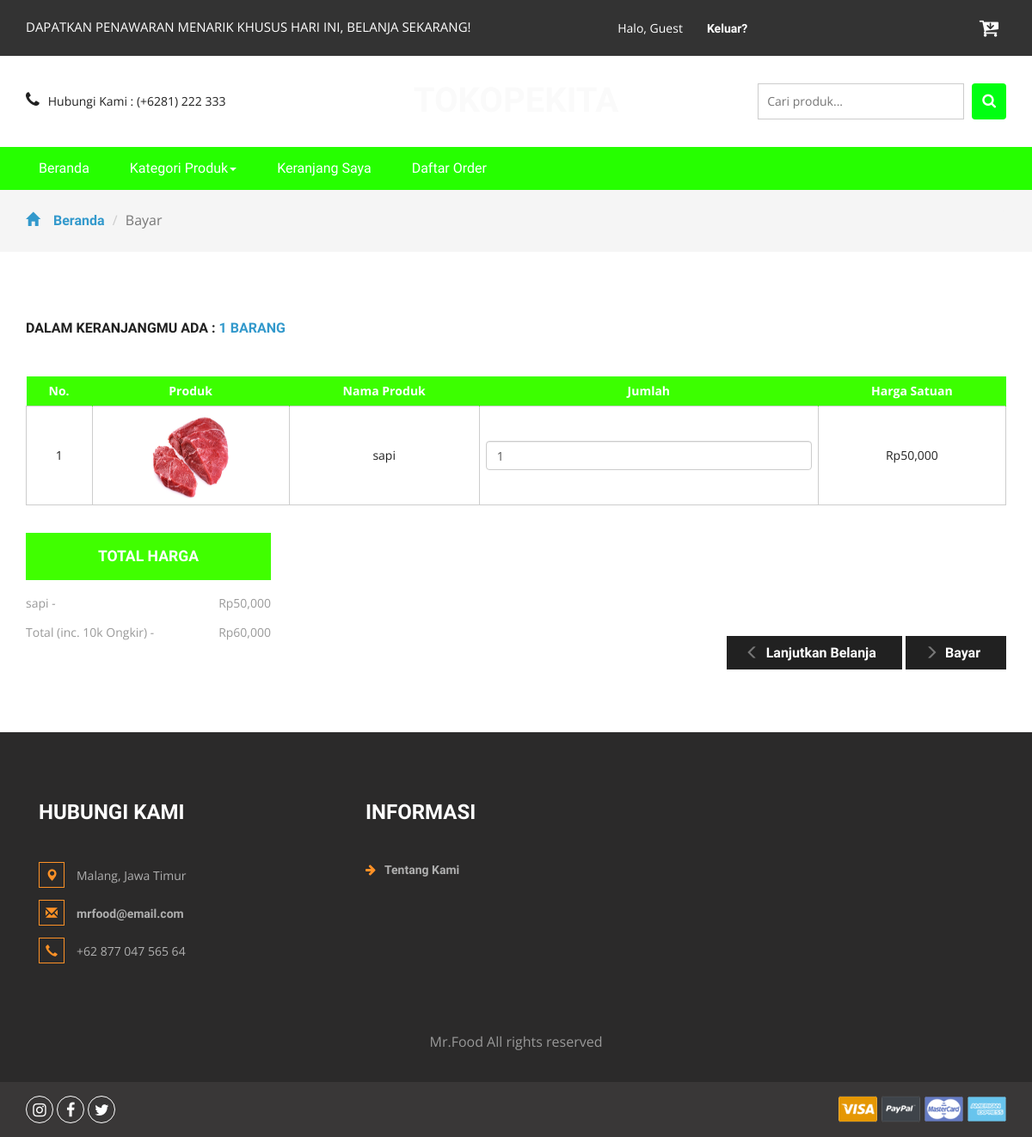
The page /order.php?id=169D99jYkky4. (signed in) on the database as committed earlier.
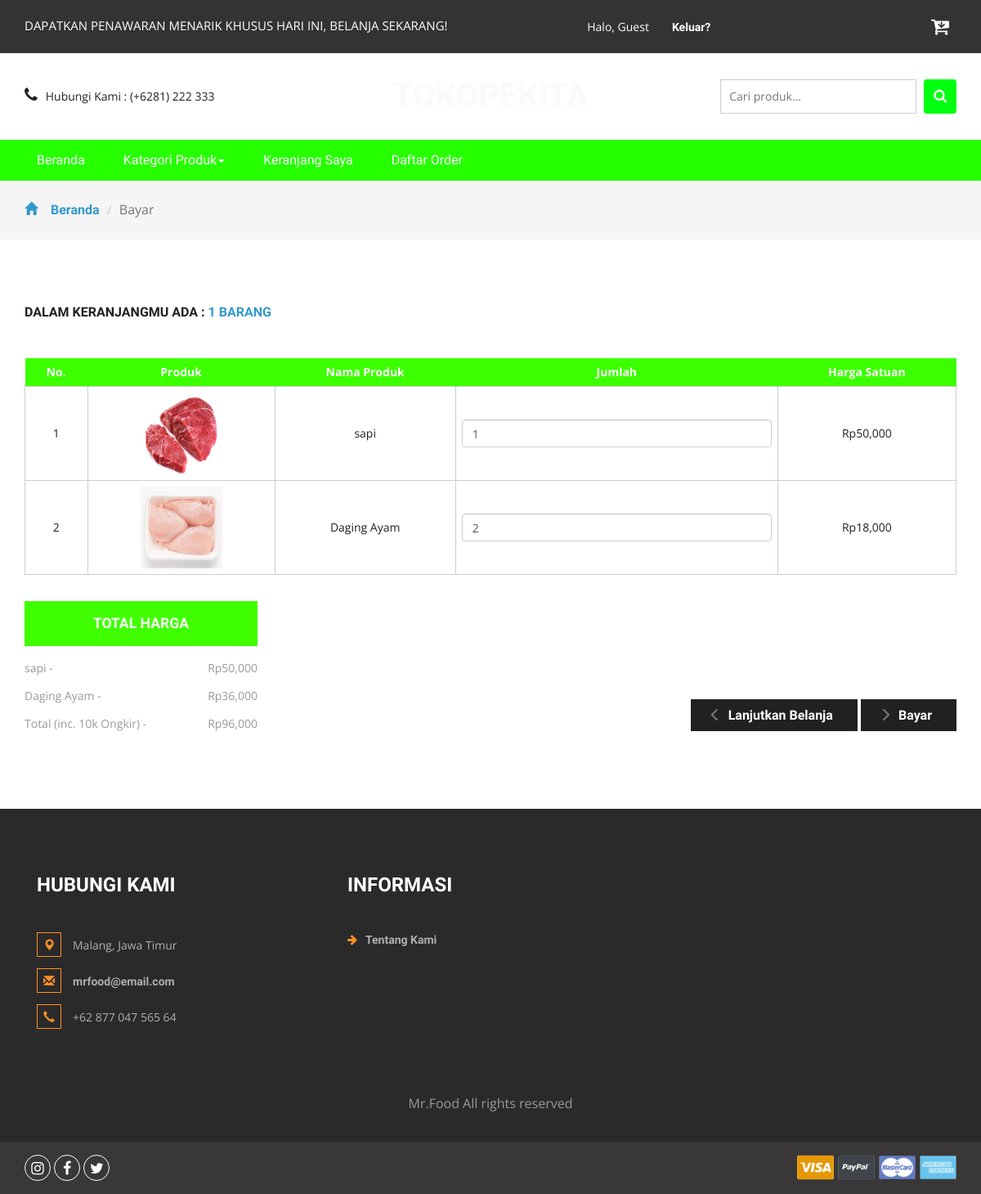
The same page on the database as committed later.
### tables this page shows
CREATE TABLE `detailorder` (
  `detailid` int(11) NOT NULL,
  `orderid` varchar(100) NOT NULL,
  `idproduk` int(11) NOT NULL,
  `qty` int(11) NOT NULL
);

CREATE TABLE `produk` (
  `idproduk` int(11) NOT NULL,
  `idkategori` int(11) NOT NULL,
  `namaproduk` varchar(30) NOT NULL,
  `gambar` varchar(100) NOT NULL,
  `deskripsi` varchar(200) NOT NULL,
  `rate` int(11) NOT NULL,
  `hargabefore` int(11) NOT NULL,
  `hargaafter` int(11) NOT NULL,
  `tgldibuat` timestamp NOT NULL DEFAULT current_timestamp(),
  `stok` int(11) NOT NULL
);

### order.php (the view, shortened to what this page needs)
<?php
include 'dbconnect.php';
$idorder = $_GET['id'];
	$uid = $_SESSION['id'];
	$caricart = mysqli_query($conn,"select * from cart where userid='$uid' and status='Cart'");
	$fetc = mysqli_fetch_array($caricart);
	$orderidd = $fetc['orderid'];
	$itungtrans = mysqli_query($conn,"select count(detailid) as jumlahtrans from detailorder where orderid='$orderidd'");
	$itungtrans2 = mysqli_fetch_assoc($itungtrans);
	$itungtrans3 = $itungtrans2['jumlahtrans'];
?>
<!DOCTYPE html>
<html>
<head>
<link href="css/bootstrap.css" rel="stylesheet" type="text/css" media="all" />
<link href="css/style.css" rel="stylesheet" type="text/css" media="all" />
<link href="css/font-awesome.css" rel="stylesheet">
</head>
<body>
	<div class="agileits_header">
		<div class="container">
			<div class="w3l_offers">
				<p>DAPATKAN PENAWARAN MENARIK KHUSUS HARI INI, BELANJA SEKARANG!</p>
			</div>
			<div class="agile-login">
				<ul>
				<?php
				if(!isset($_SESSION['log'])){
					echo '
					<li><a href="registered.php"> Daftar</a></li>
					<li><a href="login.php">Masuk</a></li>
					';
				} else {
					if($_SESSION['role']=='Member'){
					echo '
					<li style="color:white">Halo, '.$_SESSION["name"].'
					<li><a href="logout.php">Keluar?</a></li>
					';
					} else {
					echo '
					<li style="color:white">Halo, '.$_SESSION["name"].'
					<li><a href="admin">Admin Panel</a></li>
					<li><a href="logout.php">Keluar?</a></li>
					';
					};
				}
				?>
				</ul>
			</div>
			<div class="product_list_header">
					<a href="cart.php"><button class="w3view-cart" type="submit" name="submit" value=""><i class="fa fa-cart-arrow-down" aria-hidden="true"></i></button>
					 </a>
			</div>
			<div class="clearfix"> </div>
		</div>
	</div>
	<div class="logo_products">
		<div class="container">
		<div class="w3ls_logo_products_left1">
				<ul class="phone_email">
					<li><i class="fa fa-phone" aria-hidden="true"></i>Hubungi Kami : (+6281) 222 333</li>
				</ul>
			</div>
			<div class="w3ls_logo_products_left">
				<h1><a href="index.php">Tokopekita</a></h1>
			</div>
		<div class="w3l_search">
			<form action="search.php" method="post">
				<input type="search" name="Search" placeholder="Cari produk...">
				<button type="submit" class="btn btn-default search" aria-label="Left Align">
					<i class="fa fa-search" aria-hidden="true"> </i>
				</button>
			</form>
		</div>
			<div class="clearfix"> </div>
		</div>
	</div>
	<div class="navigation-agileits">
		<div class="container">
			<nav class="navbar navbar-default">
							<div class="collapse navbar-collapse" id="bs-megadropdown-tabs">
								<ul class="nav navbar-nav">
									<li class="active"><a href="index.php" class="act">Beranda</a></li>
									<li class="dropdown">
										<a href="#" class="dropdown-toggle" data-toggle="dropdown">Kategori Produk<b class="caret"></b></a>
									</li>
									<li><a href="cart.php">Keranjang Saya</a></li>
									<li><a href="daftarorder.php">Daftar Order</a></li>
								</ul>
							</div>
							</nav>
			</div>
		</div>
	<div class="breadcrumbs">
		<div class="container">
			<ol class="breadcrumb breadcrumb1">
				<li><a href="index.php"><span class="glyphicon glyphicon-home" aria-hidden="true"></span>Beranda</a></li>
				<li class="active">Bayar</li>
			</ol>
		</div>
	</div>
	<div class="checkout">
		<div class="container">
			<h2>Dalam keranjangmu ada : <span><?php echo $itungtrans3 ?> barang</span></h2>
			<div class="checkout-right">
				<table class="timetable_sub">
					<thead>
						<tr>
							<th>No.</th>
							<th>Produk</th>
							<th>Nama Produk</th>
							<th>Jumlah</th>
							<th>Harga Satuan</th>
						</tr>
					</thead>
					<?php
						$brg=mysqli_query($conn,"SELECT * from detailorder d, produk p where orderid='$idorder' and d.idproduk=p.idproduk order by d.idproduk ASC");
						$no=1;
						while($b=mysqli_fetch_array($brg)){
					?>
					<tr class="rem1"><form method="post">
						<td class="invert"><?php echo $no++ ?></td>
						<td class="invert"><a href="product.php?idproduk=<?php echo $b['idproduk'] ?>"><img src="<?php echo $b['gambar'] ?>" width="100px" height="100px" /></a></td>
						<td class="invert"><?php echo $b['namaproduk'] ?></td>
						<td class="invert">
							 <div class="quantity">
								<div class="quantity-select">
									<input type="number" name="jumlah" class="form-control" height="100px" value="<?php echo $b['qty'] ?>" \>
								</div>
							</div>
						</td>
						<td class="invert">Rp<?php echo number_format($b['hargaafter']) ?></td>
					</tr>
					<?php
						}
					?>
				</table>
			</div>
			<div class="checkout-left">
				<div class="checkout-left-basket">
					<h4>Total Harga</h4>
					<ul>
						<?php
						$brg=mysqli_query($conn,"SELECT * from detailorder d, produk p where orderid='$idorder' and d.idproduk=p.idproduk order by d.idproduk ASC");
						$subtotal = 10000;
						while($b=mysqli_fetch_array($brg)){
						$hrg = $b['hargaafter'];
						$qtyy = $b['qty'];
						$totalharga = $hrg * $qtyy;
						$subtotal += $totalharga
						?>
						<li><?php echo $b['namaproduk']?><i> - </i> <span>Rp<?php echo number_format($totalharga) ?> </span></li>
						<?php
						}
						?>
						<li>Total (inc. 10k Ongkir)<i> - </i> <span>Rp<?php echo number_format($subtotal) ?></span></li>
					</ul>
				</div>
				<div class="checkout-right-basket">
					<a href="index.php"><span class="glyphicon glyphicon-menu-left" aria-hidden="true"></span>Lanjutkan Belanja</a>
					<a href="checkout.php"><span class="glyphicon glyphicon-menu-right" aria-hidden="true"></span>Bayar</a>
				</div>
				<div class="clearfix"> </div>
			</div>
		</div>
	</div>
<div class="footer">
		<div class="container">
			<div class="w3_footer_grids">
				<div class="col-md-4 w3_footer_grid">
					<h3>Hubungi Kami</h3>
					<ul class="address">
						<li><i class="glyphicon glyphicon-map-marker" aria-hidden="true"></i>Malang, Jawa Timur</li>
						<li><i class="glyphicon glyphicon-envelope" aria-hidden="true"></i><a href="mailto:info@email">mrfood@email.com</a></li>
						<li><i class="glyphicon glyphicon-earphone" aria-hidden="true"></i>+62 877 047 565 64</li>
					</ul>
				</div>
				<div class="col-md-3 w3_footer_grid">
					<h3>Informasi</h3>
					<ul class="info">
						<li><i class="fa fa-arrow-right" aria-hidden="true"></i><a href="about.html">Tentang Kami</a></li>
					</ul>
				</div>
				<div class="clearfix"> </div>
			</div>
		</div>
		<div class="footer-copy">
			<div class="container">
				<p>Mr.Food All rights reserved</p>
			</div>
		</div>
	</div>
	<div class="footer-botm">
			<div class="container">
				<div class="w3layouts-foot">
					<ul>
						<li><a href="#" class="w3_agile_instagram"><i class="fa fa-instagram" aria-hidden="true"></i></a></li>
						<li><a href="#" class="w3_agile_facebook"><i class="fa fa-facebook" aria-hidden="true"></i></a></li>
						<li><a href="#" class="agile_twitter"><i class="fa fa-twitter" aria-hidden="true"></i></a></li>
					</ul>
				</div>
				<div class="payment-w3ls">
					<img src="images/card.png" alt=" " class="img-responsive">
				</div>
				<div class="clearfix"> </div>
			</div>
		</div>
<link href="css/skdslider.css" rel="stylesheet">
</body>
</html>

Rows that differ between the two databases and show on the page:
added detailorder: idproduk.gambar (picture), idproduk.namaproduk "Daging Ayam", jumlah "2", idproduk.hargaafter "18,000", totalharga "36,000"
Other text that changed with them:
$subtotal: "60,000" → "96,000"
